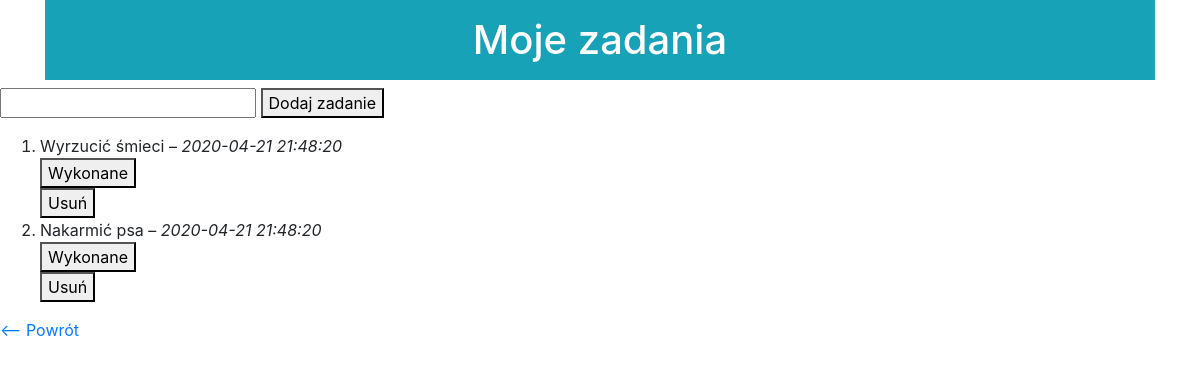
The app's page /zadania, older data.
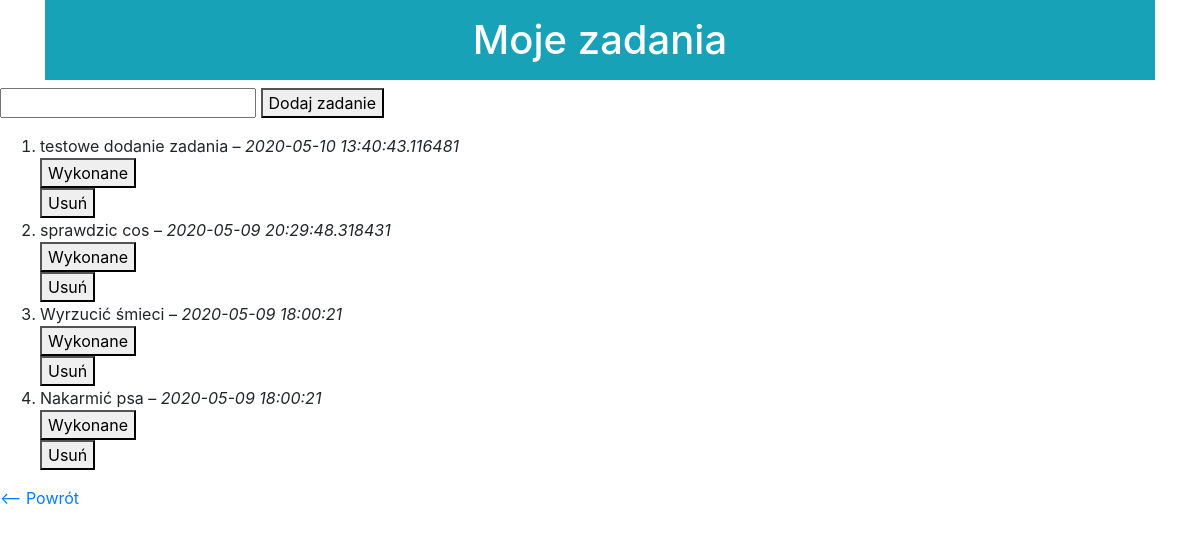
The same page, newer data.
### tables this page shows
CREATE TABLE zadania (
    id integer primary key autoincrement, -- unikalny indentyfikator
    zadanie text not null, -- opis zadania do wykonania
    zrobione boolean not null, -- informacja czy zadania zostalo juz wykonane
    data_pub datetime not null -- data dodania zadania
);

### todo.py (the view, shortened to what this page needs)
@app.route('/zadania', methods=['GET', 'POST'])
def zadania():
    error = None
    db = get_db()
    kursor = db.execute('SELECT * FROM zadania ORDER BY data_pub DESC;')
    zadania = kursor.fetchall()
    return render_template('zadania_lista.html', zadania=zadania, error=error)

### todo.py (called while the page is built)
def get_db():
    if not g.get('db'):  # jeżeli brak połączenia, to je tworzymy
        con = sqlite3.connect(app.config['DATABASE'])
        con.row_factory = sqlite3.Row
        g.db = con  # zapisujemy połączenie w kontekście aplikacji
    return g.db  # zwracamy połączenie z bazą

### templates/zadania_lista.html (shortened to what this page needs)
<!DOCTYPE html>
<html lang="pl">
  <head>
    <link rel="stylesheet" href="https://maxcdn.bootstrapcdn.com/bootstrap/4.3.1/css/bootstrap.min.css">
    <header>
      <div class="container text-center">
        <h1 class="bg-info text-white p-3">Moje zadania<br>
        </h1>
      </div>
    </header>
  <body>
    <form class="add-form" method="POST" action="{{ url_for('zadania') }}">
      <input name="zadanie" value=""/>
      <button type="submit">Dodaj zadanie</button>
    </form>
     <ol>
      {% for zadanie in zadania %}
        <li>
          {% if zadanie.zrobione %}
            <span class="done">{{ zadanie.zadanie }} – <em>{{ zadanie.data_pub }}</em></span>
          {% else %}
            {{ zadanie.zadanie }} – <em>{{ zadanie.data_pub }}</em>
          {% endif %}
          {% if not zadanie.zrobione %}
            <form method="POST" action="{{ url_for('zrobione') }}">
              <button type="submit">Wykonane</button>
            </form>
          {% endif %}<form method="POST" action="{{ url_for('usun') }}">
              <button type="submit" >Usuń</button>
            </form>
        </li>
      {% endfor %}
    </ol>
    <p><a href="{{ url_for('index') }}"> <-- Powrót </a></p>
  </body>
</html>

Row changes from the older to the newer data that the page shows:
added zadania: zadanie "testowe dodanie zadania", data_pub "2020-05-10 13:40:43.116481"
added zadania: zadanie "sprawdzic cos", data_pub "2020-05-09 20:29:48.318431"
changed zadania "Wyrzucić śmieci": data_pub "2020-04-21 21:48:20" → "2020-05-09 18:00:21"
changed zadania "Nakarmić psa": data_pub "2020-04-21 21:48:20" → "2020-05-09 18:00:21"
